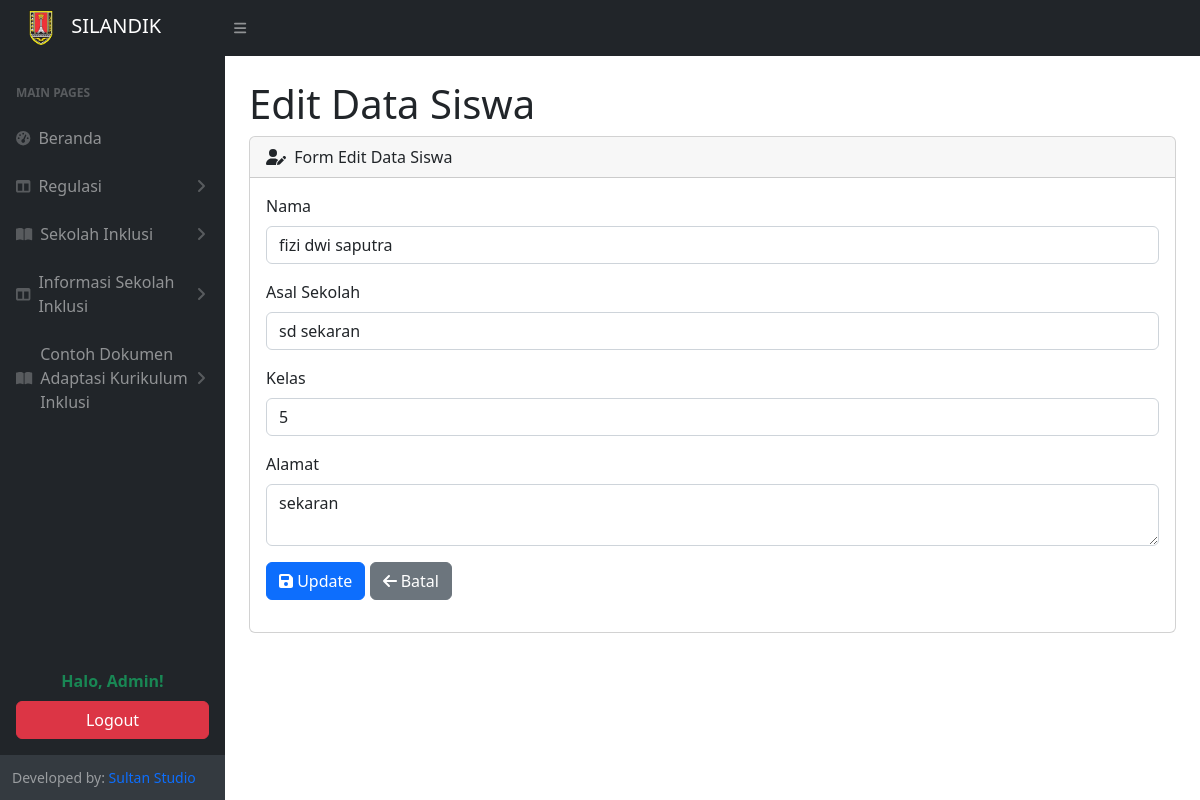
Page /kategori_data/edit_siswa.php?id=28 (signed in) on the committed database.
### tables this page shows
CREATE TABLE `data_siswa` (
  `id` int(11) NOT NULL,
  `nama` varchar(100) DEFAULT NULL,
  `asal_sekolah` varchar(100) DEFAULT NULL,
  `kelas` varchar(20) DEFAULT NULL,
  `alamat` text DEFAULT NULL
);

### config.php (called while the page is built)
<?php
$base_url = ($_SERVER['REQUEST_SCHEME'] ?? 'https') . '://' . $_SERVER['HTTP_HOST'] . '/';
?>

### kategori_data/edit_siswa.php (the view, shortened to what this page needs)
<?php
include '../config.php';
include '../partials/head.php';
include '../koneksi.php';
?>
<body class="sb-nav-fixed">
    <nav class="sb-topnav navbar navbar-expand navbar-dark bg-dark">
        <a class="navbar-brand ps-3" href="<?= $base_url ?>index.php">
            <img src="<?= $base_url ?>assets/logo_dinas.png" alt="Logo" width="50" height="40"> SILANDIK
        </a>
        <button class="btn btn-link btn-sm order-1 order-lg-0 me-4 me-lg-0" id="sidebarToggle">
            <i class="fas fa-bars"></i>
        </button>
    </nav>
    <div id="layoutSidenav">
        <?php include '../sidebar.php'; ?>
        <div id="layoutSidenav_content">
            <main>
                <div class="container-fluid px-4">
                    <h1 class="mt-4">Edit Data Siswa</h1>
                    <div class="card mb-4">
                        <div class="card-header">
                            <i class="fas fa-user-edit me-1"></i>
                            Form Edit Data Siswa
                        </div>
                        <div class="card-body">
                            <?php
                            $id = $_GET['id'];
                            $query = mysqli_query($conn, "SELECT * FROM data_siswa WHERE id=$id");
                            $data = mysqli_fetch_assoc($query);
                            ?>
                            <form method="POST">
                                <div class="mb-3">
                                    <label class="form-label">Nama</label>
                                    <input type="text" name="nama" class="form-control" value="<?= $data['nama'] ?>" required>
                                </div>
                                <div class="mb-3">
                                    <label class="form-label">Asal Sekolah</label>
                                    <input type="text" name="asal_sekolah" class="form-control" value="<?= $data['asal_sekolah'] ?>" required>
                                </div>
                                <div class="mb-3">
                                    <label class="form-label">Kelas</label>
                                    <input type="text" name="kelas" class="form-control" value="<?= $data['kelas'] ?>" required>
                                </div>
                                <div class="mb-3">
                                    <label class="form-label">Alamat</label>
                                    <textarea name="alamat" class="form-control" required><?= $data['alamat'] ?></textarea>
                                </div>
                                <button type="submit" class="btn btn-primary"><i class="fas fa-save"></i> Update</button>
                                <a href="data_siswa.php" class="btn btn-secondary"><i class="fas fa-arrow-left"></i> Batal</a>
                            </form>
                        </div>
                    </div>
                </div>
            </main>
        </div>
    </div>
</body>
</html>

### rows in the picture
data_siswa: nama "fizi dwi saputra", asal_sekolah "sd sekaran", kelas "5", alamat "sekaran"
